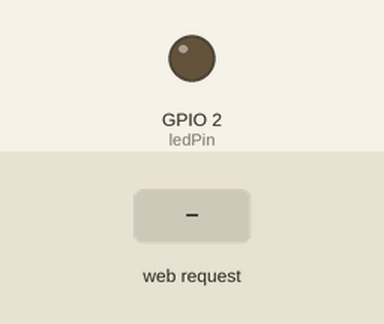
The program below on a simulated ESP32. Shown: output pins drawn as LEDs (lit = HIGH). The test bench sets the inputs (shaded band). What the program prints to the serial monitor is not drawn.

Above: at 1.2 s.
1.3 s: HTTP request GET /on received
At 2.5 s:
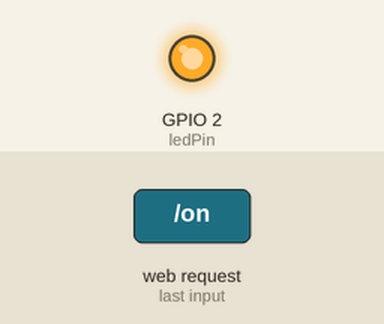
2.8 s: HTTP request GET /off received
At 3.8 s:
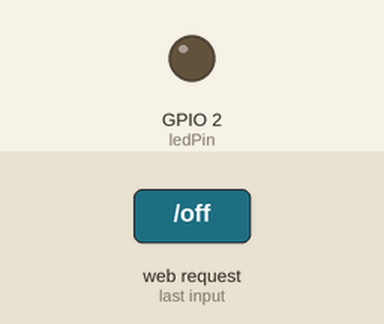
Timing chart, 0 to 5.8 s (numbered marks = the images above; inputs shaded):
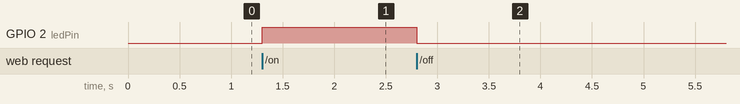

Measured:
- after the input at 1.3 s, GPIO 2 (ledPin): LOW → HIGH at once
- after the input at 2.8 s, GPIO 2 (ledPin): HIGH → LOW at once

The program:

main.cpp
```cpp
#include <WiFi.h>
#include <WebServer.h>

const char* ssid = "Dwaraka";   // Wi-Fi name ESP32 will create
const char* password = "RadhaKrishna";         // Minimum 8 characters

const int ledPin = 2; // GPIO 2 has onboard LED on many ESP32 boards
bool ledState = false;

WebServer server(80);  // HTTP server on port 80

void handleRoot() {
  String html = "<!DOCTYPE html><html><head><title>ESP32 LED Control</title></head><body>";
  html += "<h1>ESP32 Access Point - LED Control</h1>";
  html += "<p>LED is currently: <strong>" + String(ledState ? "ON" : "OFF") + "</strong></p>";
  html += "<p><a href=\"/on\"><button>Turn ON</button></a></p>";
  html += "<p><a href=\"/off\"><button>Turn OFF</button></a></p>";
  html += "</body></html>";
  server.send(200, "text/html", html);
}

void handleLedOn() {
  digitalWrite(ledPin, HIGH);
  ledState = true;
  server.sendHeader("Location", "/");
  server.send(303);
}

void handleLedOff() {
  digitalWrite(ledPin, LOW);
  ledState = false;
  server.sendHeader("Location", "/");
  server.send(303);
}

void setup() {
  Serial.begin(115200);
  pinMode(ledPin, OUTPUT);
  digitalWrite(ledPin, LOW);

  WiFi.softAP(ssid, password); // ESP32 starts AP
  IPAddress IP = WiFi.softAPIP();
  Serial.print("Access Point IP address: ");
  Serial.println(IP);  // Usually 192.168.4.1

  server.on("/", handleRoot);
  server.on("/on", handleLedOn);
  server.on("/off", handleLedOff);

  server.begin();
  Serial.println("HTTP server started");
}

void loop() {
  server.handleClient();
}
```
